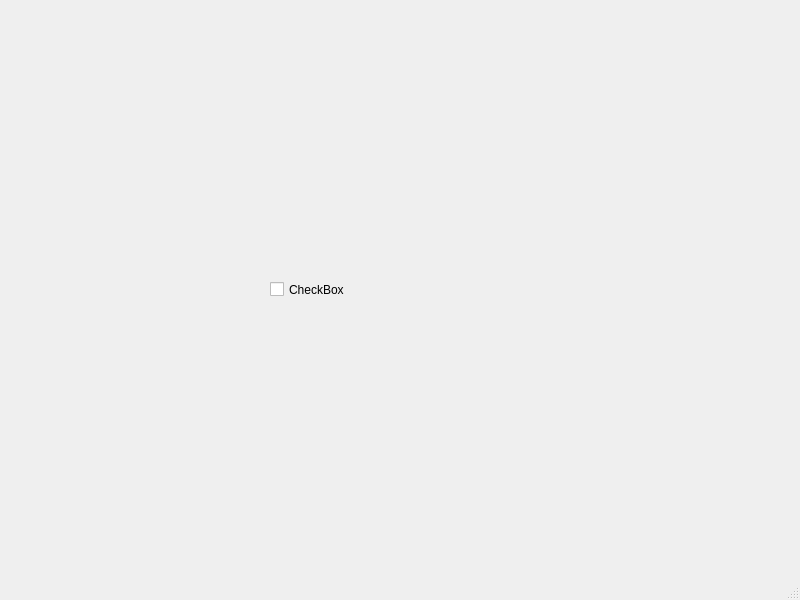
<?xml version="1.0" encoding="UTF-8"?>
<ui version="4.0">
 <class>MainWindow</class>
 <widget class="QMainWindow" name="MainWindow">
  <property name="geometry">
   <rect>
    <x>0</x>
    <y>0</y>
    <width>800</width>
    <height>600</height>
   </rect>
  </property>
  <property name="windowTitle">
   <string>MainWindow</string>
  </property>
  <widget class="QWidget" name="centralwidget">
   <widget class="QCheckBox" name="checkBox">
    <property name="geometry">
     <rect>
      <x>270</x>
      <y>280</y>
      <width>91</width>
      <height>19</height>
     </rect>
    </property>
    <property name="text">
     <string>CheckBox</string>
    </property>
   </widget>
  </widget>
  <widget class="QMenuBar" name="menubar">
   <property name="geometry">
    <rect>
     <x>0</x>
     <y>0</y>
     <width>800</width>
     <height>26</height>
    </rect>
   </property>
  </widget>
  <widget class="QStatusBar" name="statusbar"/>
 </widget>
 <resources/>
 <connections/>
</ui>
